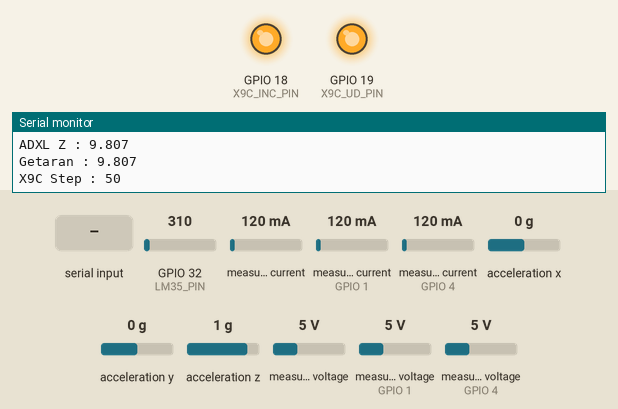
Recording of a sketch running on a simulated ESP32. Parts: output pins drawn as LEDs (lit = HIGH), the last lines printed to the serial monitor. The inputs (shaded band) are chosen by the test bench; at power-on: GPIO 32 (LM35_PIN) = 310, measured current 120 mA, measured current (sensors on GPIO 1, GPIO 4) 120 mA, acceleration x 0 g, acceleration y 0 g, acceleration z 1 g, measured voltage 5 V, measured voltage (sensors on GPIO 1, GPIO 4) 5 V (analog values on the 0–4095 scale). Pins used as bus, display or sensor lines are not drawn.

Above: at 1.5 s.
1.6 s: "POT=\n" received over Serial
At 3.1 s:
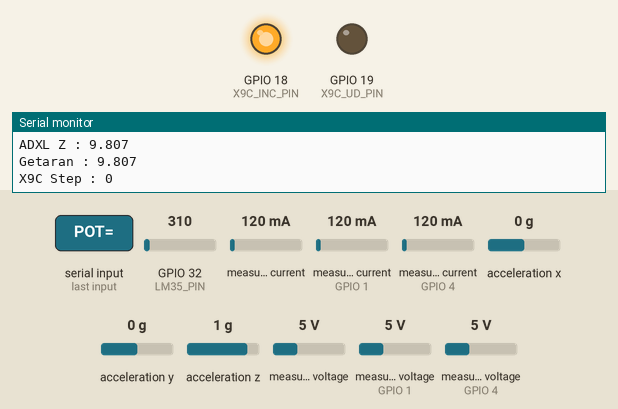
3.9 s: "POT=90\n" received over Serial
At 5.9 s:
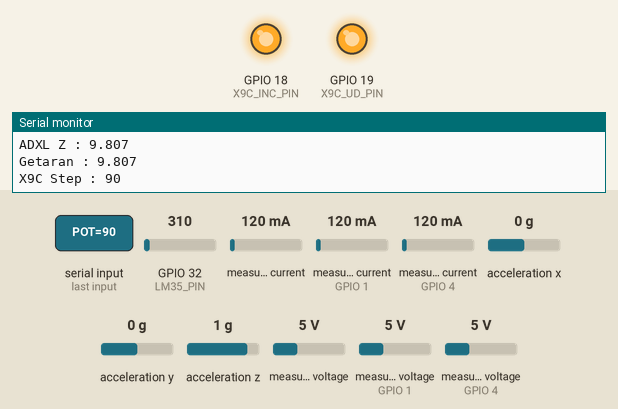
Timing chart, 0 to 7.4 s (numbered marks = the images above; inputs shaded):
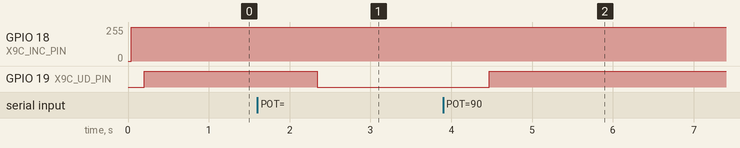

Measured:
- after the input at 1.6 s, GPIO 19 (X9C_UD_PIN): HIGH → LOW after 0.74 s
- after the input at 3.9 s, GPIO 19 (X9C_UD_PIN): LOW → HIGH after 0.57 s

The sketch:

test_INA_ADXL_LM35_X9C.ino
```cpp
#include <Wire.h>
#include <Adafruit_INA219.h>
#include <Adafruit_Sensor.h>
#include <Adafruit_ADXL345_U.h>

// ================= I2C =================
#define I2C_SDA 21
#define I2C_SCL 22

// ================= INA219 =================
#define INA_U_ADDR 0x40
#define INA_V_ADDR 0x41
#define INA_W_ADDR 0x44

Adafruit_INA219 inaU(INA_U_ADDR);
Adafruit_INA219 inaV(INA_V_ADDR);
Adafruit_INA219 inaW(INA_W_ADDR);

bool inaUReady = false;
bool inaVReady = false;
bool inaWReady = false;

// ================= LM35 =================
#define LM35_PIN 32

const float ADC_REF_VOLTAGE = 3.3;
const int ADC_MAX_VALUE = 4095;

// ================= ADXL345 =================
Adafruit_ADXL345_Unified adxl = Adafruit_ADXL345_Unified(12345);
bool adxlReady = false;

// ================= X9C103S =================
#define X9C_INC_PIN 18
#define X9C_UD_PIN  19
#define X9C_CS_PIN  23

int x9cCurrentStep = 0;

void x9cPulseINC() {
  digitalWrite(X9C_INC_PIN, LOW);
  delayMicroseconds(5);
  digitalWrite(X9C_INC_PIN, HIGH);
  delayMicroseconds(5);
}

void x9cMoveOneStep(bool increase) {
  digitalWrite(X9C_CS_PIN, LOW);
  digitalWrite(X9C_UD_PIN, increase ? HIGH : LOW);

  delayMicroseconds(5);

  x9cPulseINC();

  digitalWrite(X9C_CS_PIN, HIGH);

  delay(2);
}

void setX9CStep(int target) {

  target = constrain(target, 0, 99);

  while (x9cCurrentStep < target) {
    x9cMoveOneStep(true);
    x9cCurrentStep++;
  }

  while (x9cCurrentStep > target) {
    x9cMoveOneStep(false);
    x9cCurrentStep--;
  }
}

void resetX9C() {

  for (int i = 0; i < 100; i++) {
    x9cMoveOneStep(false);
  }

  x9cCurrentStep = 0;
}

void setup() {

  Serial.begin(115200);

  Wire.begin(I2C_SDA, I2C_SCL);

  analogReadResolution(12);
  analogSetPinAttenuation(LM35_PIN, ADC_11db);

  pinMode(X9C_INC_PIN, OUTPUT);
  pinMode(X9C_UD_PIN, OUTPUT);
  pinMode(X9C_CS_PIN, OUTPUT);

  digitalWrite(X9C_INC_PIN, HIGH);
  digitalWrite(X9C_CS_PIN, HIGH);

  // INA219
  inaUReady = inaU.begin();
  inaVReady = inaV.begin();
  inaWReady = inaW.begin();

  if (inaUReady) inaU.setCalibration_32V_2A();
  if (inaVReady) inaV.setCalibration_32V_2A();
  if (inaWReady) inaW.setCalibration_32V_2A();

  // ADXL345
  adxlReady = adxl.begin();

  if (adxlReady) {
    adxl.setRange(ADXL345_RANGE_16_G);
  }

  // X9C
  resetX9C();
  setX9CStep(50);

  Serial.println("===== TEST SENSOR =====");

  Serial.print("INA219 U : ");
  Serial.println(inaUReady ? "OK" : "NOT FOUND");

  Serial.print("INA219 V : ");
  Serial.println(inaVReady ? "OK" : "NOT FOUND");

  Serial.print("INA219 W : ");
  Serial.println(inaWReady ? "OK" : "NOT FOUND");

  Serial.print("ADXL345  : ");
  Serial.println(adxlReady ? "OK" : "NOT FOUND");

  Serial.println("Ketik:");
  Serial.println("POT=0 s/d POT=99");
}

void loop() {

  // ================= X9C COMMAND =================
  if (Serial.available()) {

    String cmd = Serial.readStringUntil('\n');
    cmd.trim();

    if (cmd.startsWith("POT=")) {

      int value = cmd.substring(4).toInt();

      setX9CStep(value);

      Serial.print("X9C Step = ");
      Serial.println(x9cCurrentStep);
    }
  }

  // ================= INA219 =================
  float VU = 0, IU = 0, PU = 0;
  float VV = 0, IV = 0, PV = 0;
  float VW = 0, IW = 0, PW = 0;

  if (inaUReady) {
    VU = inaU.getBusVoltage_V();
    IU = inaU.getCurrent_mA()/1000.0;
    PU = inaU.getPower_mW()/1000.0;
  }

  if (inaVReady) {
    VV = inaV.getBusVoltage_V();
    IV = inaV.getCurrent_mA()/1000.0;
    PV = inaV.getPower_mW()/1000.0;
  }

  if (inaWReady) {
    VW = inaW.getBusVoltage_V();
    IW = inaW.getCurrent_mA()/1000.0;
    PW = inaW.getPower_mW()/1000.0;
  }

  // ================= LM35 =================
  int adc = analogRead(LM35_PIN);

  float voltage = adc * ADC_REF_VOLTAGE / ADC_MAX_VALUE;
  float tempC = voltage * 100.0;

  // ================= ADXL345 =================
  float ax = 0;
  float ay = 0;
  float az = 0;
  float vibration = 0;

  if (adxlReady) {

    sensors_event_t event;
    adxl.getEvent(&event);

    ax = event.acceleration.x;
    ay = event.acceleration.y;
    az = event.acceleration.z;

    vibration = sqrt(
      ax * ax +
      ay * ay +
      az * az
    );
  }

  // ================= PRINT =================
  Serial.println();
  Serial.println("===== SENSOR DATA =====");

  Serial.printf("U : %.2f V | %.3f A | %.3f W\n", VU, IU, PU);
  Serial.printf("V : %.2f V | %.3f A | %.3f W\n", VV, IV, PV);
  Serial.printf("W : %.2f V | %.3f A | %.3f W\n", VW, IW, PW);

  Serial.printf("LM35 : %.2f C\n", tempC);

  Serial.printf("ADXL X : %.3f\n", ax);
  Serial.printf("ADXL Y : %.3f\n", ay);
  Serial.printf("ADXL Z : %.3f\n", az);

  Serial.printf("Getaran : %.3f\n", vibration);

  Serial.printf("X9C Step : %d\n", x9cCurrentStep);

  delay(2000);
}
```
